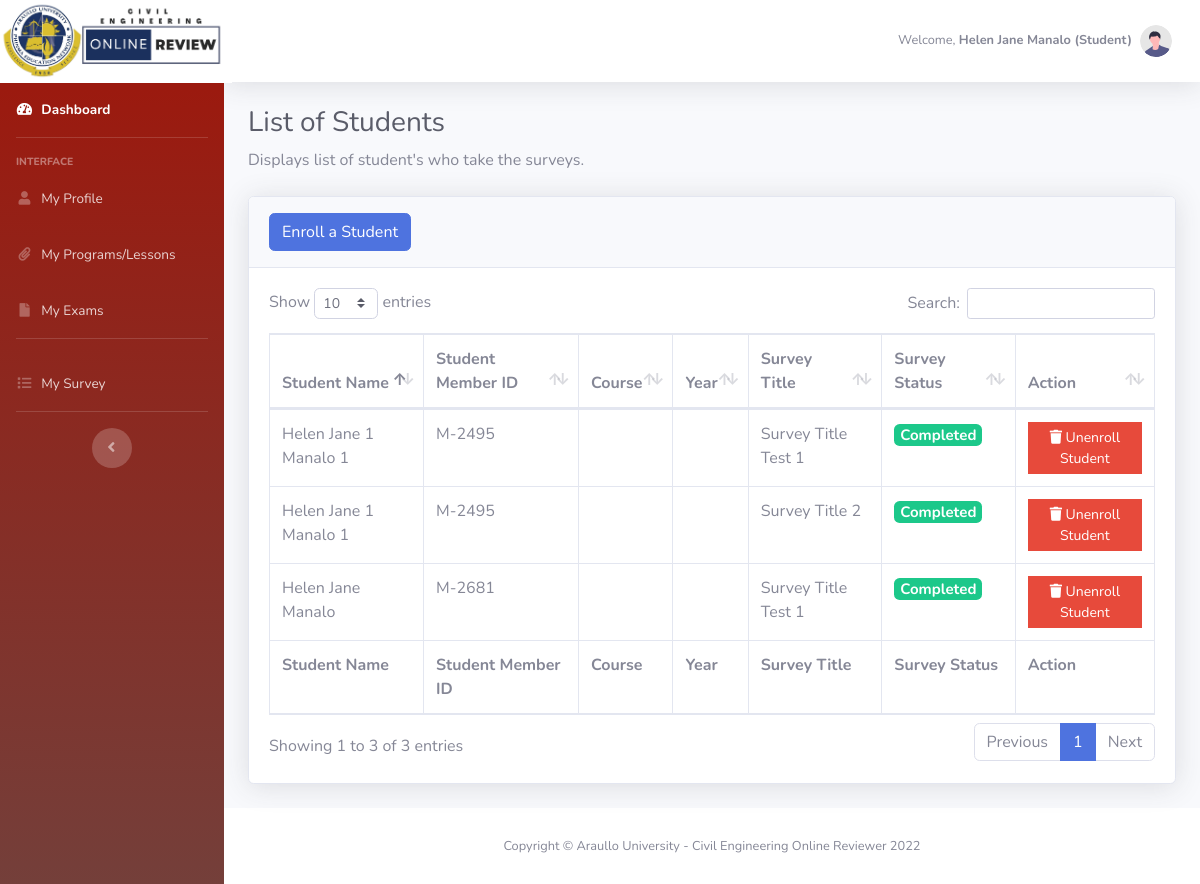
/dashboard/admin_survey_list.php (signed in), run on an earlier commit of the app's database.
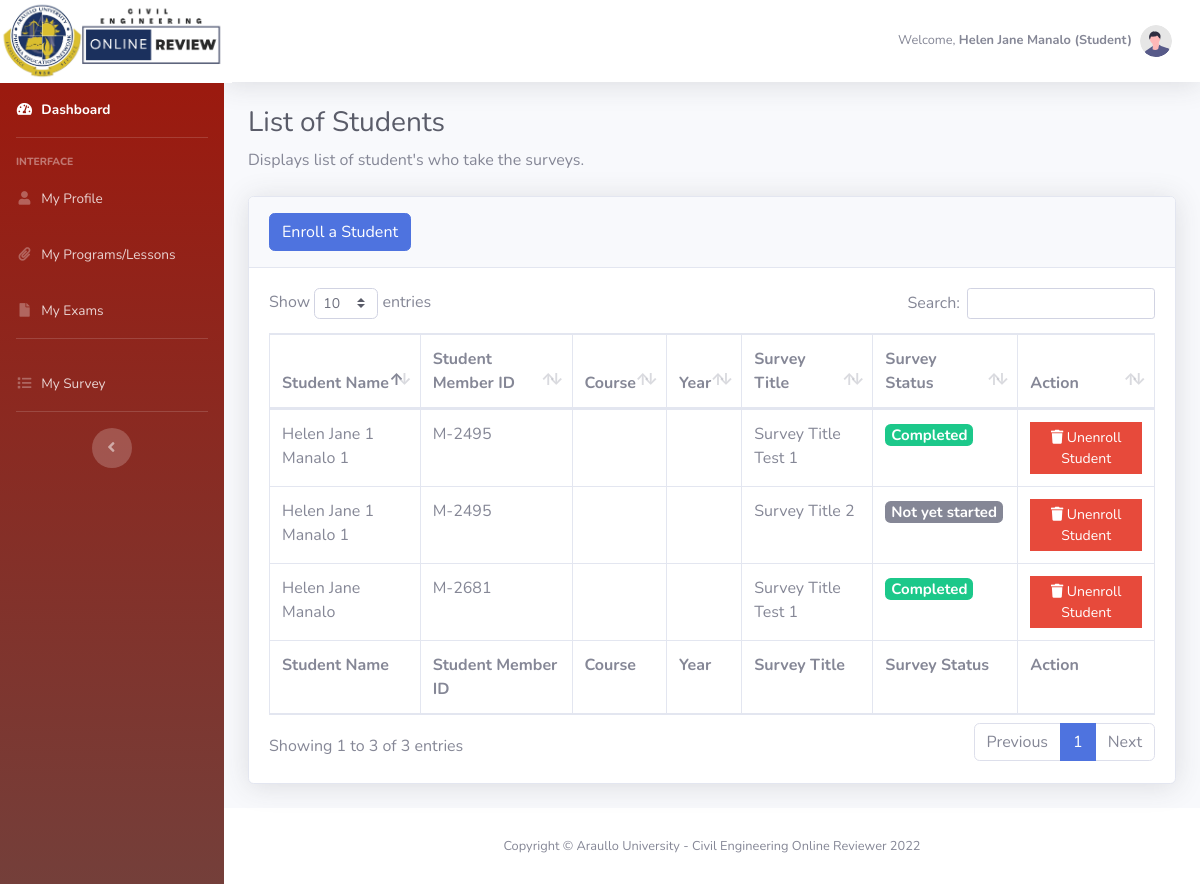
And on a later commit of the database.
### tables this page shows
CREATE TABLE `student_survey` (
  `student_survey_id` int(11) NOT NULL,
  `survey_id` int(11) NOT NULL,
  `student_member_id` varchar(50) NOT NULL,
  `survey_status` int(11) NOT NULL,
  `date_created` date NOT NULL
);

CREATE TABLE `user_account` (
  `id` int(11) NOT NULL,
  `member_id` varchar(50) NOT NULL,
  `email_address` varchar(50) NOT NULL,
  `firstname` varchar(50) NOT NULL,
  `last_name` varchar(50) NOT NULL,
  `phone_number` int(11) NOT NULL,
  `age` int(11) NOT NULL,
  `birthday` varchar(50) NOT NULL,
  `religion` varchar(50) NOT NULL,
  `blood_type` varchar(50) NOT NULL,
  `upload_image` varchar(255) NOT NULL,
  `gender` varchar(50) NOT NULL,
  `user_type` varchar(25) NOT NULL,
  `password` varchar(255) NOT NULL,
  `date_created` varchar(100) NOT NULL,
  `date_updated` varchar(100) NOT NULL
);

CREATE TABLE `survey` (
  `survey_id` int(11) NOT NULL,
  `member_id` varchar(50) NOT NULL,
  `survey_title` varchar(255) NOT NULL,
  `survey_description` text NOT NULL,
  `date_created` date NOT NULL,
  `date_modified` date NOT NULL
);

### dashboard/model/Admin.php (called while the page is built, shortened)
<?php
	class Admin {
		public $db;
		public function __construct(){
			$this->db = new mysqli(DB_HOST, DB_USER, DB_PASSWORD, DB_DATABASE);
		}
        public function get_all_students_survey_list() {
    		$sql3="SELECT * FROM student_survey a
                    LEFT JOIN user_account c on c.member_id = a.student_member_id
                    LEFT JOIN user_additional_information d on d.member_id = c.member_id
                    LEFT JOIN survey e on e.survey_id = a.survey_id
                    AND c.user_type = 'Student'";
	        $result = mysqli_query($this->db,$sql3);
	        return $result_data = mysqli_fetch_all($result,MYSQLI_ASSOC);
        }
	}
?>

### dashboard/admin_survey_list.php (the view, shortened to what this page needs)
<?php
    include_once('db_header.php');
?>
    <h1 class="h3 mb-2 text-gray-800">List of Students</h1>
    <p class="mb-4">Displays list of student's who take the surveys.</p>
    <div class="card shadow mb-4">
        <div class="card-header py-3">
            <h6 class="m-0 font-weight-bold text-primary">
                <a class="btn btn-primary" href="enroll_student_survey.php?action=add">Enroll a Student</a>
            </h6>
        </div>
        <div class="card-body">
            <div class="table-responsive">
                <table class="table table-bordered" id="dataTable" width="100%" cellspacing="0">
                    <thead>
                        <tr>
                            <th>Student Name</th>
                            <th>Student Member ID</th>
                            <th>Course</th>
                            <th>Year</th>
                            <th>Survey Title</th>
                            <th>Survey Status</th>
                            <th>Action</th>
                        </tr>
                    </thead>
                    <tfoot>
                        <tr>
                            <th>Student Name</th>
                            <th>Student Member ID</th>
                            <th>Course</th>
                            <th>Year</th>
                            <th>Survey Title</th>
                            <th>Survey Status</th>
                            <th>Action</th>
                        </tr>
                    </tfoot>
                    <tbody>
                        <?php
                            $get_students_list =  $admin->get_all_students_survey_list();
                            foreach($get_students_list as $students) {
                        ?>
                            <tr>
                                <td><?php echo $students['firstname'].' '.$students['last_name'] ?></td>
                                <td><?php echo $students['student_member_id'] ?></td>
                                <td><?php echo $students['course'] ?></td>
                                <td><?php echo $students['academic_year'] ?></td>
                                <td><?php echo $students['survey_title'] ?></td>
                                <td>
                                    <?php
                                        if($students['survey_status'] == 0) {
                                    ?>
                                        <h5><span class="badge badge-secondary">Not yet started</span></h5>
                                    <?php
                                        }
                                        elseif($students['survey_status'] == 1) {
                                    ?>
                                        <h5><span class="badge badge-success">Completed</span></h5>
                                    <?php
                                        }
                                    ?>
                                </td>
                                <td>
                                    <li class="list-inline-item">
                                        <a class="btn btn-danger btn-sm rounded-0" href="admin/survey.php?student_id=<?php echo $students['student_survey_id']?>"><i class="fa fa-trash"></i> Unenroll Student</a>
                                    </li>
                                </td>
                            </tr>
                        <?php
                            }
                        ?>
                    </tbody>
                </table>
            </div>
        </div>
    </div>
<?php
    include_once('db_footer.php');
?>

What changed in the data, as far as the page shows it:
changed student_survey "Survey Title 2": survey_status "Completed" → "Not yet started"
